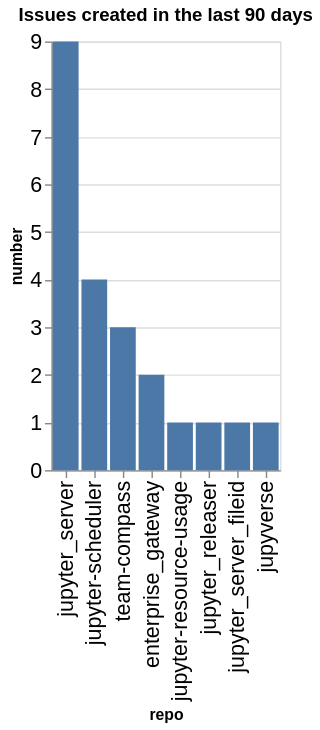

Source (notebook cell):
### Code cell
created_counts = created.groupby(['org', 'repo']).count()['number'].reset_index()
created_counts['org/repo'] = created_counts.apply(lambda a: a['org'] + '/' + a['repo'], axis=1)
sorted_vals = created_counts.sort_values(['org', 'number'], ascending=False)['repo'].values
alt.Chart(data=created_counts, title=f"Issues created in the last {n_days} days").mark_bar().encode(
    x=alt.X('repo', sort=alt.Sort(sorted_vals.tolist())),
    y='number',
)

### Figure 1 — Vega-Lite specification as saved in the notebook (floating-point values rounded to 4 significant figures)
{"config": {"axisLeft": {"labelFontSize": 15}, "axisBottom": {"labelFontSize": 15}}, "data": {"name": "data-66817bfbd76f3f4c797a6ceaddf8c686"}, "mark": {"type": "bar"}, "encoding": {"x": {"field": "repo", "sort": ["jupyter_server", "jupyter-scheduler", "team-compass", "enterprise_gateway", "jupyter-resource-usage", "jupyter_releaser", "jupyter_server_fileid", "jupyverse"], "type": "nominal"}, "y": {"field": "number", "type": "quantitative"}}, "title": "Issues created in the last 90 days", "$schema": "https://vega.github.io/schema/vega-lite/v5.20.1.json", "datasets": {"data-66817bfbd76f3f4c797a6ceaddf8c686": [{"org": "jupyter-server", "repo": "enterprise_gateway", "number": 2, "org/repo": "jupyter-server/enterprise_gateway"}, {"org": "jupyter-server", "repo": "jupyter-resource-usage", "number": 1, "org/repo": "jupyter-server/jupyter-resource-usage"}, {"org": "jupyter-server", "repo": "jupyter-scheduler", "number": 4, "org/repo": "jupyter-server/jupyter-scheduler"}, {"org": "jupyter-server", "repo": "jupyter_releaser", "number": 1, "org/repo": "jupyter-server/jupyter_releaser"}, {"org": "jupyter-server", "repo": "jupyter_server", "number": 9, "org/repo": "jupyter-server/jupyter_server"}, {"org": "jupyter-server", "repo": "jupyter_server_fileid", "number": 1, "org/repo": "jupyter-server/jupyter_server_fileid"}, {"org": "jupyter-server", "repo": "jupyverse", "number": 1, "org/repo": "jupyter-server/jupyverse"}, {"org": "jupyter-server", "repo": "team-compass", "number": 3, "org/repo": "jupyter-server/team-compass"}]}}
